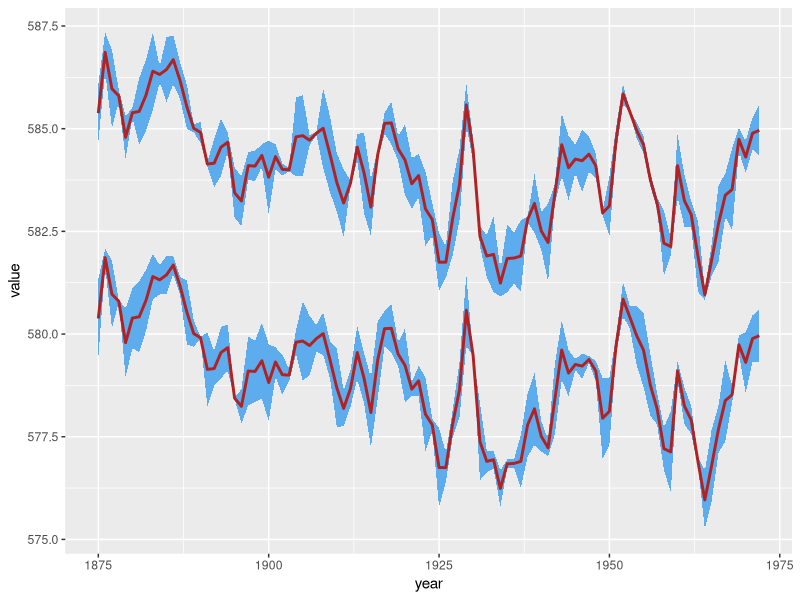

Write the R code that produced this figure.
## ---- chunk 1
knitr::opts_chunk$set(echo = TRUE)
## ---- chunk 2
library(tidyverse)
huron <- data.frame(year = rep(1875:1972,2), 
                    group = c(rep("a",98),rep("b",98)),
                    value = c(LakeHuron, LakeHuron + 5),
                    std = runif(length(LakeHuron)*2,0,1))

huron %>% 
  ggplot(aes(year, value, fill = group)) + 
  geom_ribbon(aes(ymin = value - std, ymax = value + std, group=group), fill = "steelblue2") + 
  geom_line(color = "firebrick", size = 1)

